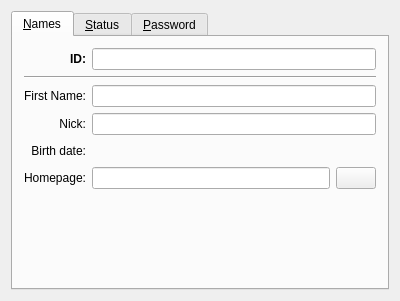
<ui version="4.0" >
 <class>JabberInfoBase</class>
 <widget class="QWidget" name="JabberInfoBase" >
  <property name="geometry" >
   <rect>
    <x>0</x>
    <y>0</y>
    <width>400</width>
    <height>301</height>
   </rect>
  </property>
  <property name="windowTitle" >
   <string>Form1</string>
  </property>
  <layout class="QVBoxLayout" >
   <property name="margin" >
    <number>11</number>
   </property>
   <property name="spacing" >
    <number>6</number>
   </property>
   <item>
    <widget class="QTabWidget" name="tabWnd" >
     <widget class="QWidget" name="tab" >
      <attribute name="title" >
       <string>&amp;Names</string>
      </attribute>
      <layout class="QGridLayout" >
       <property name="margin" >
        <number>11</number>
       </property>
       <property name="spacing" >
        <number>6</number>
       </property>
       <item row="0" column="0" >
        <widget class="QLabel" name="TextLabel2" >
         <property name="font" >
          <font>
           <weight>75</weight>
           <bold>true</bold>
          </font>
         </property>
         <property name="text" >
          <string>ID:</string>
         </property>
         <property name="alignment" >
          <set>Qt::AlignRight|Qt::AlignTrailing|Qt::AlignVCenter</set>
         </property>
         <property name="wordWrap" >
          <bool>false</bool>
         </property>
        </widget>
       </item>
       <item row="0" column="1" >
        <widget class="QLineEdit" name="edtID" >
         <property name="font" >
          <font>
           <weight>75</weight>
           <bold>true</bold>
          </font>
         </property>
        </widget>
       </item>
       <item row="1" column="0" colspan="2" >
        <widget class="Line" name="Line3" >
         <property name="frameShape" >
          <enum>QFrame::HLine</enum>
         </property>
         <property name="frameShadow" >
          <enum>QFrame::Sunken</enum>
         </property>
         <property name="orientation" >
          <enum>Qt::Horizontal</enum>
         </property>
        </widget>
       </item>
       <item row="2" column="0" >
        <widget class="QLabel" name="TextLabel3" >
         <property name="text" >
          <string>First Name:</string>
         </property>
         <property name="alignment" >
          <set>Qt::AlignRight|Qt::AlignTrailing|Qt::AlignVCenter</set>
         </property>
         <property name="wordWrap" >
          <bool>false</bool>
         </property>
        </widget>
       </item>
       <item row="2" column="1" >
        <widget class="QLineEdit" name="edtFirstName" />
       </item>
       <item row="3" column="0" >
        <widget class="QLabel" name="TextLabel4" >
         <property name="text" >
          <string>Nick:</string>
         </property>
         <property name="alignment" >
          <set>Qt::AlignRight|Qt::AlignTrailing|Qt::AlignVCenter</set>
         </property>
         <property name="wordWrap" >
          <bool>false</bool>
         </property>
        </widget>
       </item>
       <item row="3" column="1" >
        <widget class="QLineEdit" name="edtNick" />
       </item>
       <item row="6" column="0" >
        <spacer>
         <property name="orientation" >
          <enum>Qt::Vertical</enum>
         </property>
         <property name="sizeType" >
          <enum>QSizePolicy::Expanding</enum>
         </property>
         <property name="sizeHint" >
          <size>
           <width>20</width>
           <height>20</height>
          </size>
         </property>
        </spacer>
       </item>
       <item row="4" column="0" >
        <widget class="QLabel" name="TextLabel9" >
         <property name="text" >
          <string>Birth date:</string>
         </property>
         <property name="alignment" >
          <set>Qt::AlignRight|Qt::AlignTrailing|Qt::AlignVCenter</set>
         </property>
         <property name="wordWrap" >
          <bool>false</bool>
         </property>
        </widget>
       </item>
       <item row="5" column="0" >
        <widget class="QLabel" name="TextLabel10" >
         <property name="text" >
          <string>Homepage:</string>
         </property>
         <property name="alignment" >
          <set>Qt::AlignRight|Qt::AlignTrailing|Qt::AlignVCenter</set>
         </property>
         <property name="wordWrap" >
          <bool>false</bool>
         </property>
        </widget>
       </item>
       <item row="5" column="1" >
        <layout class="QHBoxLayout" >
         <property name="margin" >
          <number>0</number>
         </property>
         <property name="spacing" >
          <number>6</number>
         </property>
         <item>
          <widget class="QLineEdit" name="edtUrl" />
         </item>
         <item>
          <widget class="QPushButton" name="btnUrl" >
           <property name="text" >
            <string/>
           </property>
          </widget>
         </item>
        </layout>
       </item>
       <item row="4" column="1" >
        <layout class="QHBoxLayout" >
         <property name="margin" >
          <number>0</number>
         </property>
         <property name="spacing" >
          <number>6</number>
         </property>
         <item>
          <widget class="DatePicker" native="1" name="edtDate" />
         </item>
         <item>
          <spacer>
           <property name="orientation" >
            <enum>Qt::Horizontal</enum>
           </property>
           <property name="sizeType" >
            <enum>QSizePolicy::Expanding</enum>
           </property>
           <property name="sizeHint" >
            <size>
             <width>20</width>
             <height>20</height>
            </size>
           </property>
          </spacer>
         </item>
        </layout>
       </item>
      </layout>
     </widget>
     <widget class="QWidget" name="tab" >
      <attribute name="title" >
       <string>&amp;Status</string>
      </attribute>
      <layout class="QGridLayout" >
       <property name="margin" >
        <number>0</number>
       </property>
       <property name="spacing" >
        <number>6</number>
       </property>
       <item row="0" column="0" >
        <widget class="QLabel" name="TextLabel5" >
         <property name="text" >
          <string>Status:</string>
         </property>
         <property name="alignment" >
          <set>Qt::AlignRight|Qt::AlignTrailing|Qt::AlignVCenter</set>
         </property>
         <property name="wordWrap" >
          <bool>false</bool>
         </property>
        </widget>
       </item>
       <item row="0" column="1" >
        <widget class="QComboBox" name="cmbStatus" >
         <property name="sizePolicy" >
          <sizepolicy>
           <hsizetype>7</hsizetype>
           <vsizetype>0</vsizetype>
           <horstretch>0</horstretch>
           <verstretch>0</verstretch>
          </sizepolicy>
         </property>
        </widget>
       </item>
       <item row="6" column="1" >
        <spacer>
         <property name="orientation" >
          <enum>Qt::Vertical</enum>
         </property>
         <property name="sizeType" >
          <enum>QSizePolicy::Expanding</enum>
         </property>
         <property name="sizeHint" >
          <size>
           <width>20</width>
           <height>16</height>
          </size>
         </property>
        </spacer>
       </item>
       <item row="1" column="0" >
        <widget class="QLabel" name="lblResource" >
         <property name="text" >
          <string>Resource:</string>
         </property>
         <property name="alignment" >
          <set>Qt::AlignRight|Qt::AlignTrailing|Qt::AlignVCenter</set>
         </property>
         <property name="wordWrap" >
          <bool>false</bool>
         </property>
        </widget>
       </item>
       <item row="1" column="1" >
        <widget class="QComboBox" name="cmbResource" />
       </item>
       <item row="5" column="0" colspan="2" >
        <widget class="Q3MultiLineEdit" native="1" name="edtAutoReply" />
       </item>
       <item row="4" column="0" >
        <widget class="QLabel" name="lblNA" >
         <property name="text" >
          <string/>
         </property>
         <property name="alignment" >
          <set>Qt::AlignRight|Qt::AlignTrailing|Qt::AlignVCenter</set>
         </property>
         <property name="wordWrap" >
          <bool>false</bool>
         </property>
        </widget>
       </item>
       <item row="4" column="1" >
        <widget class="QLineEdit" name="edtNA" />
       </item>
       <item row="3" column="0" >
        <widget class="QLabel" name="lblOnline" >
         <property name="text" >
          <string>Online:</string>
         </property>
         <property name="alignment" >
          <set>Qt::AlignRight|Qt::AlignTrailing|Qt::AlignVCenter</set>
         </property>
         <property name="wordWrap" >
          <bool>false</bool>
         </property>
        </widget>
       </item>
       <item row="3" column="1" >
        <widget class="QLineEdit" name="edtOnline" />
       </item>
       <item row="2" column="0" >
        <widget class="QLabel" name="lblClient" >
         <property name="text" >
          <string>Client:</string>
         </property>
         <property name="alignment" >
          <set>Qt::AlignRight|Qt::AlignTrailing|Qt::AlignVCenter</set>
         </property>
         <property name="wordWrap" >
          <bool>false</bool>
         </property>
        </widget>
       </item>
       <item row="2" column="1" >
        <widget class="QLineEdit" name="edtClient" />
       </item>
      </layout>
     </widget>
     <widget class="QWidget" name="password" >
      <attribute name="title" >
       <string>&amp;Password</string>
      </attribute>
      <layout class="QGridLayout" >
       <property name="margin" >
        <number>11</number>
       </property>
       <property name="spacing" >
        <number>6</number>
       </property>
       <item row="3" column="0" >
        <widget class="QLabel" name="TextLabel2_2" >
         <property name="text" >
          <string>New password:</string>
         </property>
         <property name="alignment" >
          <set>Qt::AlignRight|Qt::AlignTrailing|Qt::AlignVCenter</set>
         </property>
         <property name="wordWrap" >
          <bool>false</bool>
         </property>
        </widget>
       </item>
       <item row="3" column="1" >
        <widget class="QLineEdit" name="edtPswd1" >
         <property name="echoMode" >
          <enum>QLineEdit::Password</enum>
         </property>
        </widget>
       </item>
       <item row="4" column="1" >
        <widget class="QLineEdit" name="edtPswd2" >
         <property name="echoMode" >
          <enum>QLineEdit::Password</enum>
         </property>
        </widget>
       </item>
       <item row="4" column="0" >
        <widget class="QLabel" name="TextLabel3_2" >
         <property name="text" >
          <string>Retype new password:</string>
         </property>
         <property name="alignment" >
          <set>Qt::AlignRight|Qt::AlignTrailing|Qt::AlignVCenter</set>
         </property>
         <property name="wordWrap" >
          <bool>false</bool>
         </property>
        </widget>
       </item>
       <item row="5" column="0" >
        <spacer>
         <property name="orientation" >
          <enum>Qt::Vertical</enum>
         </property>
         <property name="sizeType" >
          <enum>QSizePolicy::Expanding</enum>
         </property>
         <property name="sizeHint" >
          <size>
           <width>20</width>
           <height>20</height>
          </size>
         </property>
        </spacer>
       </item>
       <item row="2" column="0" colspan="2" >
        <widget class="Line" name="Line2" >
         <property name="frameShape" >
          <enum>QFrame::HLine</enum>
         </property>
         <property name="frameShadow" >
          <enum>QFrame::Sunken</enum>
         </property>
         <property name="orientation" >
          <enum>Qt::Horizontal</enum>
         </property>
        </widget>
       </item>
       <item rowspan="2" row="0" column="0" >
        <widget class="QLabel" name="TextLabel1" >
         <property name="text" >
          <string>Current password:</string>
         </property>
         <property name="alignment" >
          <set>Qt::AlignRight|Qt::AlignTrailing|Qt::AlignVCenter</set>
         </property>
         <property name="wordWrap" >
          <bool>false</bool>
         </property>
        </widget>
       </item>
       <item row="0" column="1" >
        <widget class="QLineEdit" name="edtCurrent" >
         <property name="echoMode" >
          <enum>QLineEdit::Password</enum>
         </property>
        </widget>
       </item>
      </layout>
     </widget>
    </widget>
   </item>
  </layout>
 </widget>
 <layoutdefault spacing="6" margin="11" />
 <customwidgets>
  <customwidget>
   <class>DatePicker</class>
   <extends>QWidget</extends>
   <header>datepicker.h</header>
  </customwidget>
  <customwidget>
   <class>Q3MultiLineEdit</class>
   <extends>QWidget</extends>
   <header>q3multilineedit.h</header>
   <container>1</container>
  </customwidget>
 </customwidgets>
 <tabstops>
  <tabstop>tabWnd</tabstop>
  <tabstop>edtID</tabstop>
  <tabstop>edtFirstName</tabstop>
  <tabstop>edtNick</tabstop>
  <tabstop>edtUrl</tabstop>
  <tabstop>btnUrl</tabstop>
  <tabstop>cmbStatus</tabstop>
  <tabstop>cmbResource</tabstop>
  <tabstop>edtOnline</tabstop>
  <tabstop>edtNA</tabstop>
  <tabstop>edtAutoReply</tabstop>
 </tabstops>
 <includes>
  <include location="local" >datepicker.h</include>
 </includes>
 <resources/>
 <connections/>
</ui>
